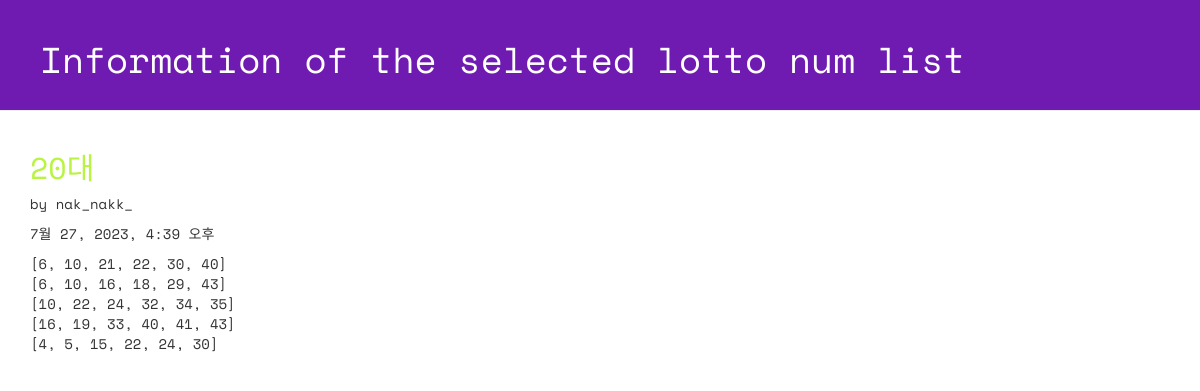
The page /lotto/1/detail on the database its author committed.
### lotto/models.py (models this page shows, shortened)
class GuessNumbers(models.Model):
    name = models.CharField(max_length=24) # 로또 번호 리스트의 이름
    text = models.CharField(max_length=255) # 로또 번호 리스트에 대한 설명
    test = models.CharField(max_length=255, default='Test') # test
    lottos = models.CharField(max_length=255, default='[1, 2, 3, 4, 5, 6]') # 로또 번호들이 담길 str
    num_lotto = models.IntegerField(default=5) # 6개 번호 set의 갯수
    update_date = models.DateTimeField()

### lotto/views.py (the view)
# urls.py: path('lotto/<int:lottokey>/detail', views.detail, name='detail'),
def detail(request, lottokey):
    lotto = GuessNumbers.objects.get(pk=lottokey)
    return render(request, 'lotto/detail.html', {'lotto':lotto})

### lotto/templates/lotto/detail.html (shortened to what this page needs)
<!DOCTYPE html>
{% load static %}
<html lang="ko">
<head>
  <link rel="stylesheet" href="//maxcdn.bootstrapcdn.com/bootstrap/3.2.0/css/bootstrap.min.css">
  <link rel="stylesheet" href="//maxcdn.bootstrapcdn.com/bootstrap/3.2.0/css/bootstrap-theme.min.css">
  <link rel="stylesheet" href="{% static 'css/lotto.css'%}">
</head>
<body>
  <div class="page-header">
    <h1>Information of the selected lotto num list</h1>
  </div>
  <div class="container lotto">
    <h2>{{ lotto.text }}</h2>
    <p> by {{ lotto.name }}</p>
    <p> {{ lotto.update_date }}</p>
    <p> {{ lotto.lottos | linebreaksbr }}</p>
  </div>
</body>
</html>

### lotto/static/css/lotto.css (style rules this page uses)
.page-header { background-color: #6f1ab1; margin-top: 0; padding: 20px 20px 20px 40px; font-family: 'Space Mono', monospace; }
.page-header h1 { color: #FFFFFF; }
.container { font-family: 'Space Mono', monospace; }
.container h2 { color: #b9f442; }

### rows shown on the page
GuessNumbers: text "20대", name "nak_nakk_", update_date "7월 27, 2023, 4:39 오후", lottos "[6, 10, 21, 22, 30, 40] [6, 10, 16, 18, 29, 43] [10, 22, 24, 32, 34, 35] [16, 19, 33, 40, 41, 43] [4, 5, 15, 22, 24, 30]"
